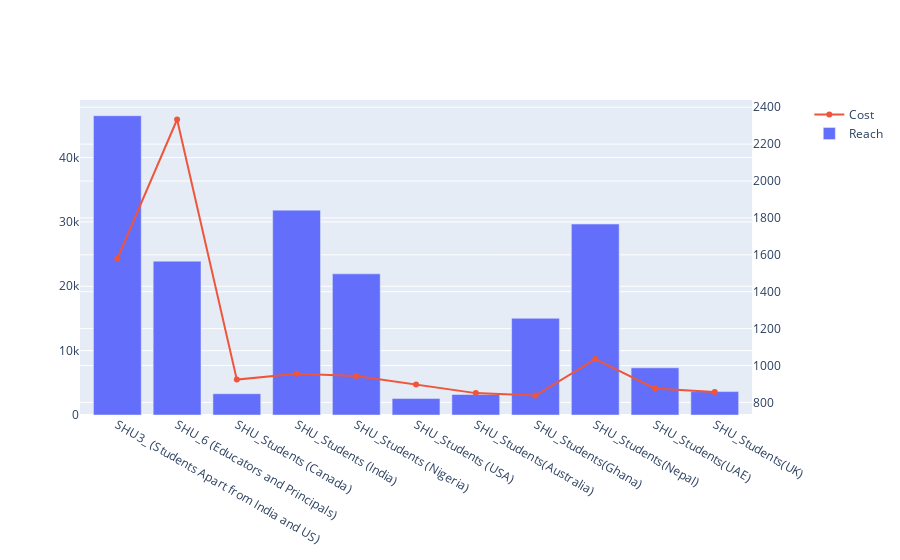

Notebook source saved alongside this figure:
### Code cell
fig = make_subplots(specs=[[{"secondary_y": True}]])
fig.add_trace(
    go.Bar(name = "Reach", x = grouped_data['Campaign Name'], y = grouped_data['Reach']),
    secondary_y= False
)
fig.add_trace(
    go.Scatter(name = "Cost", x = grouped_data['Campaign Name'], y = grouped_data['Amount Spent in INR']),
    secondary_y= True
)
fig.update_layout(barmode = 'stack')
fig.show()

### Figure 1 — Plotly figure (JSON) as saved in the notebook; plotly's stock layout.template omitted (floating-point values rounded to 4 significant figures)
{"data": [{"name": "Reach", "type": "bar", "x": ["SHU3_ (Students Apart from India and US)", "SHU_6 (Educators and Principals)", "SHU_Students (Canada)", "SHU_Students (India)", "SHU_Students (Nigeria)", "SHU_Students (USA)", "SHU_Students(Australia)", "SHU_Students(Ghana)", "SHU_Students(Nepal)", "SHU_Students(UAE)", "SHU_Students(UK)"], "xaxis": "x", "y": [46494, 23904, 3307, 31831, 21929, 2555, 3187, 15024, 29668, 7333, 3636], "yaxis": "y"}, {"name": "Cost", "type": "scatter", "x": ["SHU3_ (Students Apart from India and US)", "SHU_6 (Educators and Principals)", "SHU_Students (Canada)", "SHU_Students (India)", "SHU_Students (Nigeria)", "SHU_Students (USA)", "SHU_Students(Australia)", "SHU_Students(Ghana)", "SHU_Students(Nepal)", "SHU_Students(UAE)", "SHU_Students(UK)"], "xaxis": "x", "y": [1579.0, 2333.0, 924.0, 955.2, 942.8, 897.7, 850.7, 837.8, 1035.0, 876.3, 856.7], "yaxis": "y2"}], "layout": {"barmode": "stack", "xaxis": {"anchor": "y", "domain": [0, 0.94]}, "yaxis": {"anchor": "x", "domain": [0, 1]}, "yaxis2": {"anchor": "x", "overlaying": "y", "side": "right"}}}
